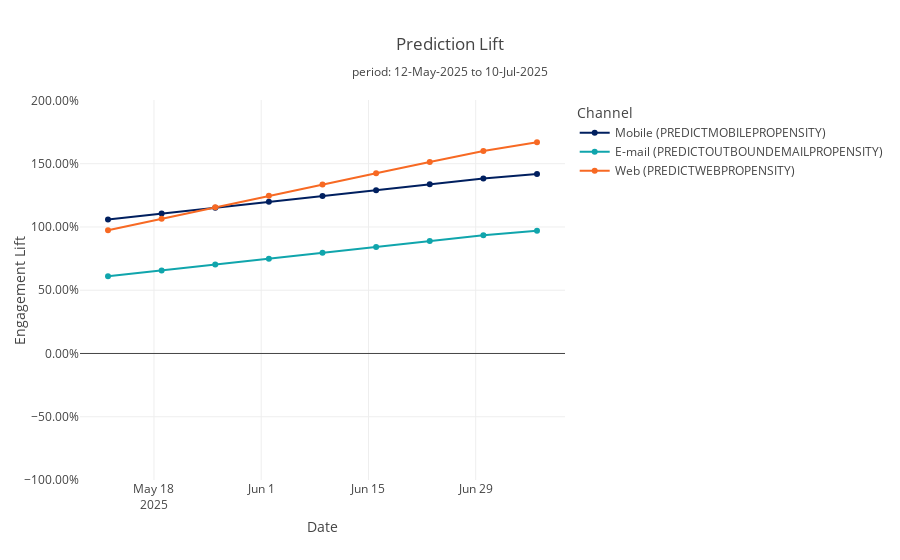

Notebook source saved alongside this figure:
### Code cell
prediction.plot.lift_trend("1w")#, return_df=True).collect()

### Figure 1 — Plotly figure (JSON) as saved in the notebook; plotly's stock layout.template omitted (floating-point values rounded to 4 significant figures)
{"data": [{"customdata": [["7 days", 3658.0, 126000, 5303.0, 126000, 0.04039, 2520, 126000, 0.01961, 3150, 126000, 0.02439], ["7 days", 3699.0, 126000, 5428.0, 126000, 0.0413, 2520, 126000, 0.01961, 3150, 126000, 0.02439], ["7 days", 3741.0, 126000, 5553.0, 126000, 0.04221, 2520, 126000, 0.01961, 3150, 126000, 0.02439], ["7 days", 3782.0, 126000, 5677.0, 126000, 0.04311, 2520, 126000, 0.01961, 3150, 126000, 0.02439], ["7 days", 3824.0, 126000, 5802.0, 126000, 0.04402, 2520, 126000, 0.01961, 3150, 126000, 0.02439], ["7 days", 3865.0, 126000, 5926.0, 126000, 0.04492, 2520, 126000, 0.01961, 3150, 126000, 0.02439], ["7 days", 3907.0, 126000, 6051.0, 126000, 0.04582, 2520, 126000, 0.01961, 3150, 126000, 0.02439], ["7 days", 3948.0, 126000, 6175.0, 126000, 0.04672, 2520, 126000, 0.01961, 3150, 126000, 0.02439], ["4 days", 2275.0, 72000, 3585.0, 72000, 0.04743, 1440, 72000, 0.01961, 1800, 72000, 0.02439]], "hovertemplate": "Prediction=Mobile (PREDICTMOBILEPROPENSITY)<br>Date=%{x}<br>Lift=%{y}<br>Period=%{customdata[0]}<br>Positives=%{customdata[1]}<br>Negatives=%{customdata[2]}<br>Positives_Test=%{customdata[3]}<br>Negatives_Test=%{customdata[4]}<br>CTR_Test=%{customdata[5]:.3%}<br>Positives_Control=%{customdata[6]}<br>Negatives_Control=%{customdata[7]}<br>CTR_Control=%{customdata[8]:.3%}<br>Positives_NBA=%{customdata[9]}<br>Negatives_NBA=%{customdata[10]}<br>CTR_NBA=%{customdata[11]:.3%}<extra></extra>", "legendgroup": "Mobile (PREDICTMOBILEPROPENSITY)", "line": {"color": "#001F5F", "dash": "solid"}, "marker": {"symbol": "circle"}, "mode": "lines+markers", "name": "Mobile (PREDICTMOBILEPROPENSITY)", "orientation": "v", "showlegend": true, "type": "scatter", "x": ["2025-05-12", "2025-05-19", "2025-05-26", "2025-06-02", "2025-06-09", "2025-06-16", "2025-06-23", "2025-06-30", "2025-07-07"], "xaxis": "x", "y": [1.06, 1.106, 1.153, 1.199, 1.245, 1.291, 1.337, 1.383, 1.419], "yaxis": "y"}, {"customdata": [["7 days", 2674.0, 210000, 3403.0, 210000, 0.01595, 2100, 210000, 0.009901, 2520, 210000, 0.01186], ["7 days", 2707.0, 210000, 3502.0, 210000, 0.0164, 2100, 210000, 0.009901, 2520, 210000, 0.01186], ["7 days", 2741.0, 210000, 3602.0, 210000, 0.01686, 2100, 210000, 0.009901, 2520, 210000, 0.01186], ["7 days", 2774.0, 210000, 3702.0, 210000, 0.01732, 2100, 210000, 0.009901, 2520, 210000, 0.01186], ["7 days", 2807.0, 210000, 3801.0, 210000, 0.01778, 2100, 210000, 0.009901, 2520, 210000, 0.01186], ["7 days", 2840.0, 210000, 3901.0, 210000, 0.01824, 2100, 210000, 0.009901, 2520, 210000, 0.01186], ["7 days", 2874.0, 210000, 4001.0, 210000, 0.01869, 2100, 210000, 0.009901, 2520, 210000, 0.01186], ["7 days", 2907.0, 210000, 4100.0, 210000, 0.01915, 2100, 210000, 0.009901, 2520, 210000, 0.01186], ["4 days", 1676.0, 120000, 2388.0, 120000, 0.01951, 1200, 120000, 0.009901, 1440, 120000, 0.01186]], "hovertemplate": "Prediction=E-mail (PREDICTOUTBOUNDEMAILPROPENSITY)<br>Date=%{x}<br>Lift=%{y}<br>Period=%{customdata[0]}<br>Positives=%{customdata[1]}<br>Negatives=%{customdata[2]}<br>Positives_Test=%{customdata[3]}<br>Negatives_Test=%{customdata[4]}<br>CTR_Test=%{customdata[5]:.3%}<br>Positives_Control=%{customdata[6]}<br>Negatives_Control=%{customdata[7]}<br>CTR_Control=%{customdata[8]:.3%}<br>Positives_NBA=%{customdata[9]}<br>Negatives_NBA=%{customdata[10]}<br>CTR_NBA=%{customdata[11]:.3%}<extra></extra>", "legendgroup": "E-mail (PREDICTOUTBOUNDEMAILPROPENSITY)", "line": {"color": "#10A5AC", "dash": "solid"}, "marker": {"symbol": "circle"}, "mode": "lines+markers", "name": "E-mail (PREDICTOUTBOUNDEMAILPROPENSITY)", "orientation": "v", "showlegend": true, "type": "scatter", "x": ["2025-05-12", "2025-05-19", "2025-05-26", "2025-06-02", "2025-06-09", "2025-06-16", "2025-06-23", "2025-06-30", "2025-07-07"], "xaxis": "x", "y": [0.6104, 0.6568, 0.7032, 0.7495, 0.7958, 0.842, 0.8882, 0.9343, 0.9705], "yaxis": "y"}, {"customdata": [["7 days", 40470.0, 840000, 60080.0, 840000, 0.06675, 29400, 840000, 0.03382, 31920, 840000, 0.03661], ["7 days", 41460.0, 840000, 63070.0, 840000, 0.06984, 29400, 840000, 0.03382, 31920, 840000, 0.03661], ["7 days", 42460.0, 840000, 66060.0, 840000, 0.07291, 29400, 840000, 0.03382, 31920, 840000, 0.03661], ["7 days", 43460.0, 840000, 69050.0, 840000, 0.07596, 29400, 840000, 0.03382, 31920, 840000, 0.03661], ["7 days", 44450.0, 840000, 72040.0, 840000, 0.07899, 29400, 840000, 0.03382, 31920, 840000, 0.03661], ["7 days", 45450.0, 840000, 75030.0, 840000, 0.082, 29400, 840000, 0.03382, 31920, 840000, 0.03661], ["7 days", 46450.0, 840000, 78020.0, 840000, 0.08499, 29400, 840000, 0.03382, 31920, 840000, 0.03661], ["7 days", 47440.0, 840000, 81010.0, 840000, 0.08796, 29400, 840000, 0.03382, 31920, 840000, 0.03661], ["4 days", 27560.0, 480000, 47630.0, 480000, 0.09028, 16800, 480000, 0.03382, 18240, 480000, 0.03661]], "hovertemplate": "Prediction=Web (PREDICTWEBPROPENSITY)<br>Date=%{x}<br>Lift=%{y}<br>Period=%{customdata[0]}<br>Positives=%{customdata[1]}<br>Negatives=%{customdata[2]}<br>Positives_Test=%{customdata[3]}<br>Negatives_Test=%{customdata[4]}<br>CTR_Test=%{customdata[5]:.3%}<br>Positives_Control=%{customdata[6]}<br>Negatives_Control=%{customdata[7]}<br>CTR_Control=%{customdata[8]:.3%}<br>Positives_NBA=%{customdata[9]}<br>Negatives_NBA=%{customdata[10]}<br>CTR_NBA=%{customdata[11]:.3%}<extra></extra>", "legendgroup": "Web (PREDICTWEBPROPENSITY)", "line": {"color": "#F76923", "dash": "solid"}, "marker": {"symbol": "circle"}, "mode": "lines+markers", "name": "Web (PREDICTWEBPROPENSITY)", "orientation": "v", "showlegend": true, "type": "scatter", "x": ["2025-05-12", "2025-05-19", "2025-05-26", "2025-06-02", "2025-06-09", "2025-06-16", "2025-06-23", "2025-06-30", "2025-07-07"], "xaxis": "x", "y": [0.9739, 1.065, 1.156, 1.246, 1.336, 1.425, 1.513, 1.601, 1.67], "yaxis": "y"}], "layout": {"legend": {"title": {"text": "Channel"}, "tracegroupgap": 0}, "title": {"text": "Prediction Lift<br><sub>period: 12-May-2025 to 10-Jul-2025</sub>"}, "xaxis": {"anchor": "y", "domain": [0, 1], "title": {"text": "Date"}}, "yaxis": {"anchor": "x", "domain": [0, 1], "range": [-1, 2.004], "tickformat": ",.2%", "title": {"text": "Engagement Lift"}}}}
